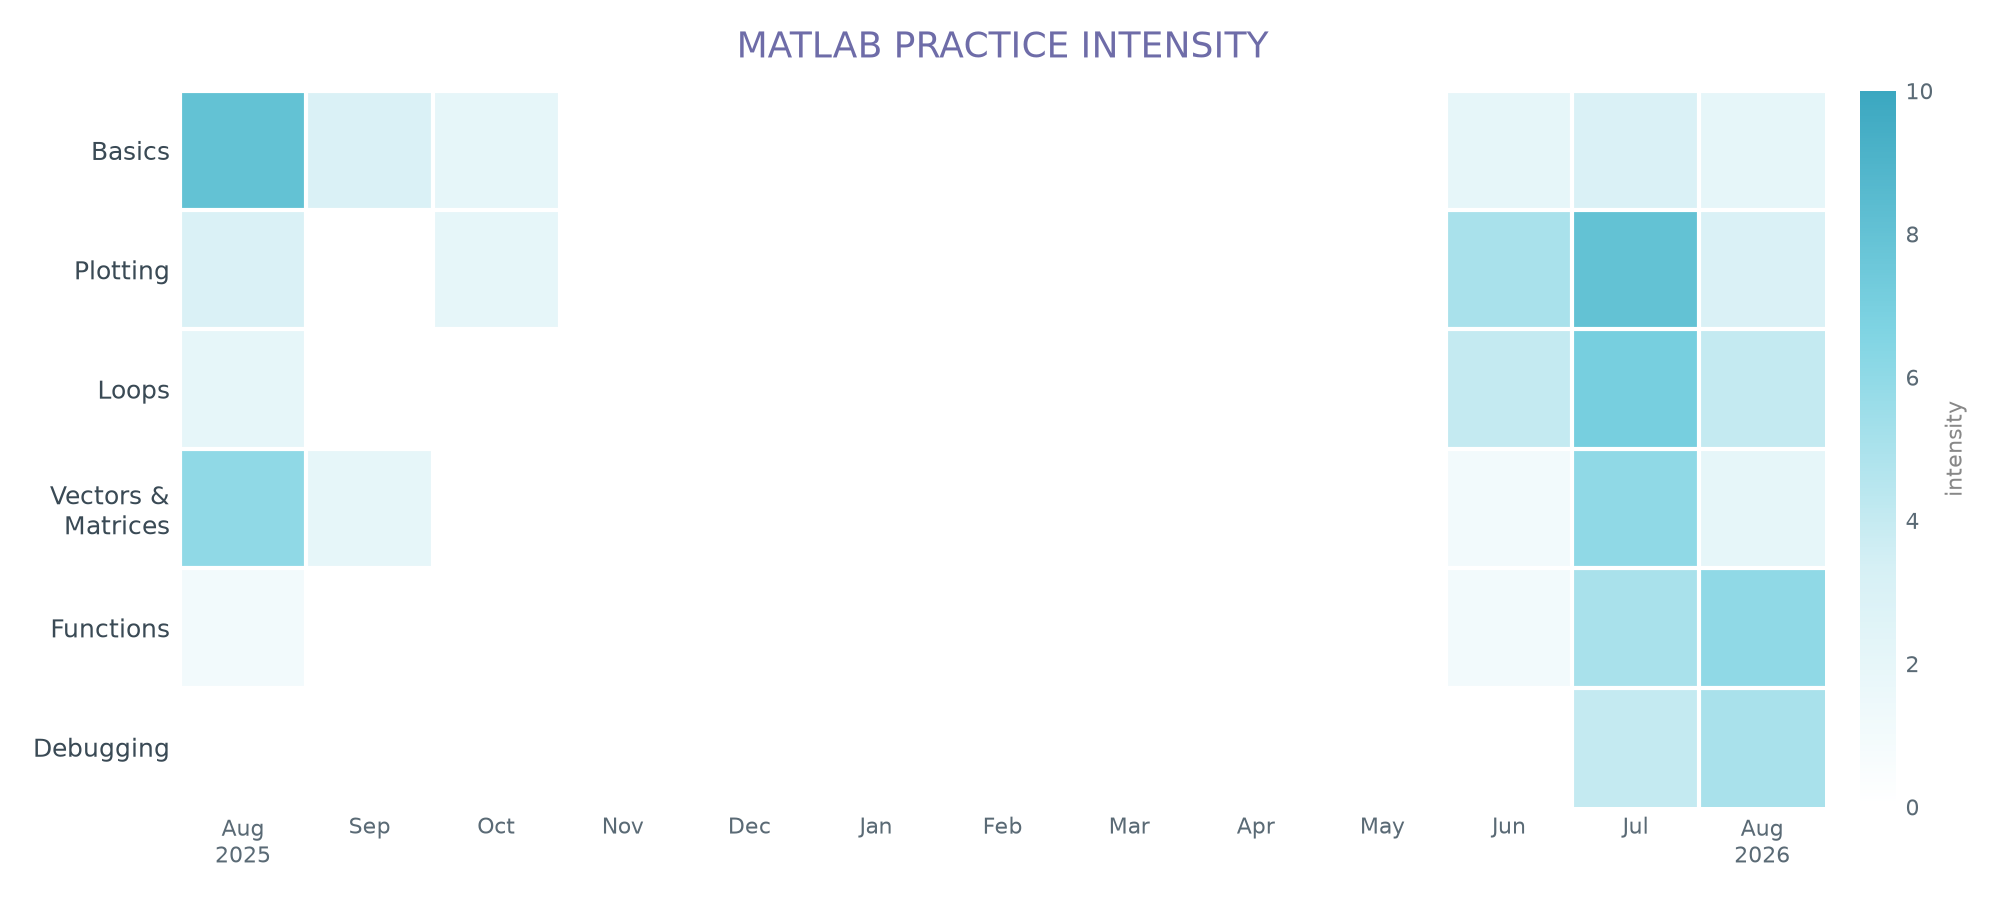

Reproduce this figure in Python.
import matplotlib
matplotlib.use("Agg")
import matplotlib.pyplot as plt
import numpy as np
from matplotlib.colors import LinearSegmentedColormap

# Months (columns)
months = [
    "Aug\n2025", "Sep", "Oct", "Nov", "Dec",
    "Jan", "Feb", "Mar", "Apr", "May",
    "Jun", "Jul", "Aug\n2026",
]

# Skills (rows)
skills = ["Basics", "Plotting", "Loops", "Vectors &\nMatrices", "Functions", "Debugging"]

# Intensity matrix (0-10): rows = skills, cols = months
# Tells a learning story: start with Basics/Vectors -> Plotting/Loops -> Functions/Debugging
data = np.array([
    # Aug25 Sep Oct Nov Dec Jan Feb Mar Apr May Jun Jul Aug26
    [   8,    3,  2,  0,  0,  0,  0,  0,  0,  0,  2,  3,  2],  # Basics
    [   3,    0,  2,  0,  0,  0,  0,  0,  0,  0,  5,  8,  3],  # Plotting
    [   2,    0,  0,  0,  0,  0,  0,  0,  0,  0,  4,  7,  4],  # Loops
    [   6,    2,  0,  0,  0,  0,  0,  0,  0,  0,  1,  6,  2],  # Vectors & Matrices
    [   1,    0,  0,  0,  0,  0,  0,  0,  0,  0,  1,  5,  6],  # Functions
    [   0,    0,  0,  0,  0,  0,  0,  0,  0,  0,  0,  4,  5],  # Debugging
])

# Light futuristic colormap: white -> soft cyan -> deeper cyan
cmap = LinearSegmentedColormap.from_list(
    "cyan_soft", ["#FFFFFF", "#D6F0F5", "#7FD4E3", "#3BA7C0"]
)

fig, ax = plt.subplots(figsize=(10, 4.5))

im = ax.imshow(data, cmap=cmap, vmin=0, vmax=10, aspect="auto")

# Thin separator lines between cells for a clean grid feel
ax.set_xticks(np.arange(len(months)) - 0.5, minor=True)
ax.set_yticks(np.arange(len(skills)) - 0.5, minor=True)
ax.grid(which="minor", color="#FFFFFF", linewidth=1.5)
ax.tick_params(which="minor", length=0)

# Labels
ax.set_xticks(range(len(months)))
ax.set_xticklabels(months, fontsize=8, color="#5A6A75")
ax.set_yticks(range(len(skills)))
ax.set_yticklabels(skills, fontsize=9, color="#3A4A55")
ax.tick_params(axis="both", length=0)

for spine in ax.spines.values():
    spine.set_visible(False)

# Title — caps, lavender to match the radar
ax.set_title("MATLAB PRACTICE INTENSITY", fontsize=13, color="#6E6CA8", pad=12)

# Minimal colorbar
cbar = fig.colorbar(im, ax=ax, fraction=0.025, pad=0.02)
cbar.outline.set_visible(False)
cbar.ax.tick_params(labelsize=8, colors="#5A6A75", length=0)
cbar.set_label("intensity", fontsize=8, color="#888888")

plt.tight_layout()
plt.savefig("matlab_practice_heatmap.png", dpi=200)
